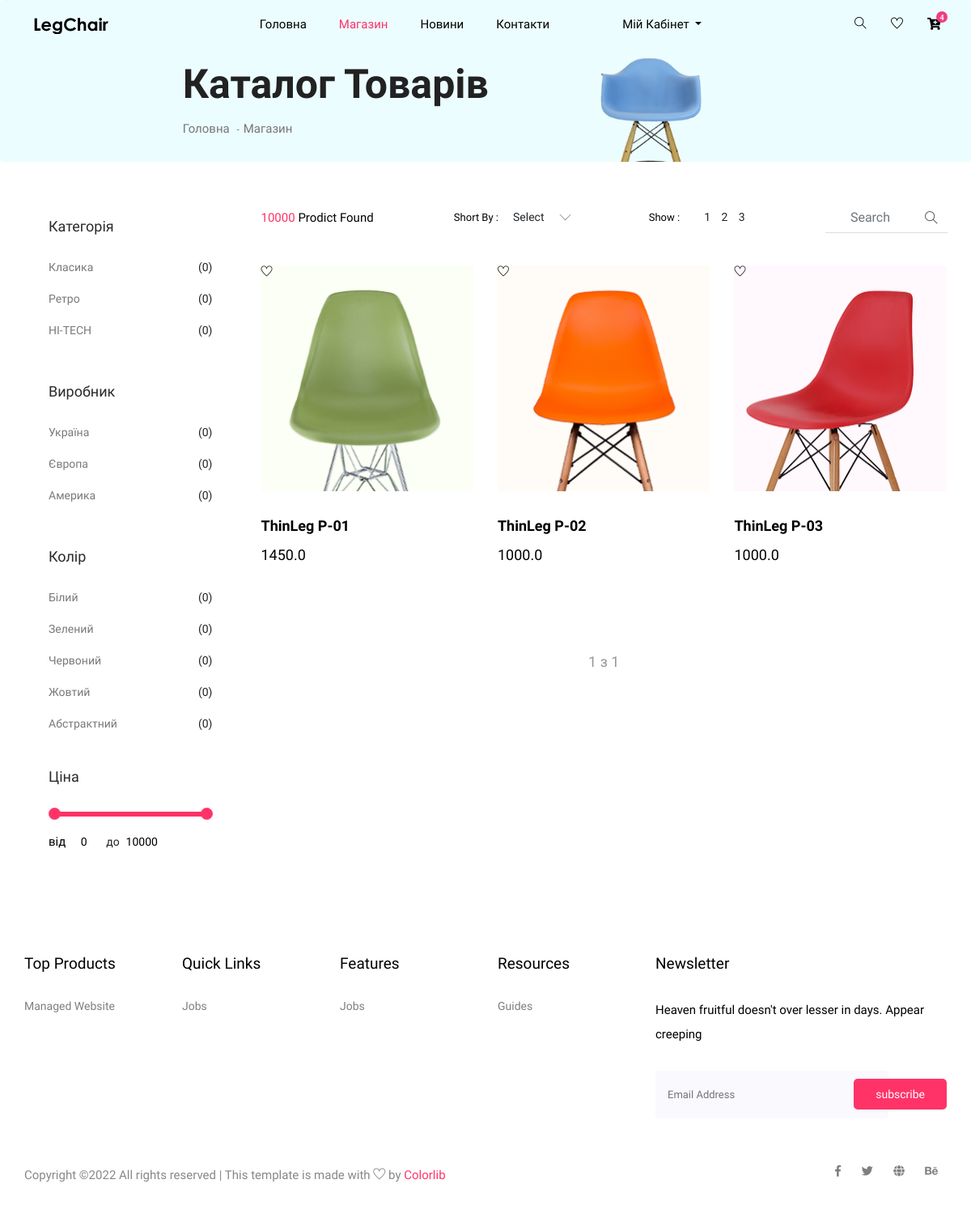
/store/, run on the app's committed database.
### store/models.py (models this page shows, shortened)
class Category(models.Model):
    name = models.CharField(max_length=100, unique=True, null=False)

class Producer(models.Model):
    name = models.CharField(max_length=100, unique=True, null=False)

class Color(models.Model):
    name = models.CharField(max_length=50, unique=True, null=False)

class Product(models.Model):
    name = models.CharField(max_length=100, unique=True, null=False)
    about = models.TextField(max_length=500, null=False)
    photo = models.FileField(upload_to='products/', null=False)
    price = models.FloatField(null=False, default=1000)
    count = models.IntegerField(null=False, default=1)
    producer = models.ForeignKey(Producer, on_delete=models.CASCADE)
    category = models.ForeignKey(Category, on_delete=models.CASCADE)
    color = models.ForeignKey(Color, on_delete=models.CASCADE)

### store/views.py (the view)
# urls.py: path('', index),
def index(request):
    all_products = Product.objects.all()
    page_size = 3
    paginator = Paginator(all_products, page_size)
    page_number = request.GET.get('page')
    return render(request, 'store/index.html', {
        'page_title': 'Каталог товарів',
        'all_products': all_products,
        'all_categories': Category.objects.all(),
        'all_producers': Producer.objects.all(),
        'all_colors': Color.objects.all(),
        'paginate_products': paginator.get_page(page_number),
        'page': 1
    })

### templates/store/index.html (shortened to what this page needs)
{% extends 'layouts/base.html' %}
{% block content %}
{% load static %}
    <section class="breadcrumb breadcrumb_bg">
        <div class="container">
            <div class="row justify-content-center">
                <div class="col-lg-8">
                    <div class="breadcrumb_iner">
                        <div class="breadcrumb_iner_item">
                            <h2>{{ page_title }}</h2>
                            <p><a href="/">Головна</a> <span>-</span>Магазин</p>
                        </div>
                    </div>
                </div>
            </div>
        </div>
    </section>
    <section class="cat_product_area section_padding">
        <div class="container">
            <div class="row">
                <div class="col-lg-3">
                    <div class="left_sidebar_area">
                        <aside class="left_widgets p_filter_widgets">
                            <div class="l_w_title">
                                <h3>Категорія</h3>
                            </div>
                            <div class="widgets_inner">
                                <ul class="list">
                                    {% for c in all_categories %}
                                    <li>
                                        <a href="#">{{ c.name }}</a>
                                        <span>(0)</span>
                                    </li>
                                    {% endfor %}
                                </ul>
                            </div>
                        </aside>
                        <aside class="left_widgets p_filter_widgets">
                            <div class="l_w_title">
                                <h3>Виробник</h3>
                            </div>
                            <div class="widgets_inner">
                                <ul class="list">
                                    {% for p in all_producers %}
                                    <li>
                                        <a href="#">{{ p.name }}</a>
                                        <span>(0)</span>
                                    </li>
                                    {% endfor %}
                                </ul>
                            </div>
                        </aside>
                        <aside class="left_widgets p_filter_widgets">
                            <div class="l_w_title">
                                <h3>Колір</h3>
                            </div>
                            <div class="widgets_inner">
                                <ul class="list">
                                    {% for c in all_colors %}
                                    <li>
                                        <a href="#">{{ c.name }}</a>
                                        <span>(0)</span>
                                    </li>
                                    {% endfor %}
                                </ul>
                            </div>
                        </aside>
                        <aside class="left_widgets p_filter_widgets price_rangs_aside">
                            <div class="l_w_title">
                                <h3>Ціна</h3>
                            </div>
                            <div class="widgets_inner">
                                <div class="range_item">
                                    <input type="text" class="js-range-slider" value="" />
                                    <div class="d-flex">
                                        <div class="price_text">
                                            <p>від</p>
                                        </div>
                                        <div class="price_value d-flex justify-content-center">
                                            <input type="text" class="js-input-from" id="amount" readonly />
                                            <span>до</span>
                                            <input type="text" class="js-input-to" id="amount" readonly />
                                        </div>
                                    </div>
                                </div>
                            </div>
                        </aside>
                    </div>
                </div>
                <div class="col-lg-9">
                    <div class="row">
                        <div class="col-lg-12">
                            <div class="product_top_bar d-flex justify-content-between align-items-center">
                                <div class="single_product_menu">
                                    <p><span>10000 </span> Prodict Found</p>
                                </div>
                                <div class="single_product_menu d-flex">
                                    <h5>short by : </h5>
                                </div>
                                <div class="single_product_menu d-flex">
                                    <h5>show :</h5>
                                    <div class="top_pageniation">
                                        <ul>
                                            <li>1</li>
                                            <li>2</li>
                                            <li>3</li>
                                        </ul>
                                    </div>
                                </div>
                                <div class="single_product_menu d-flex">
                                    <div class="input-group">
                                        <input type="text" class="form-control" placeholder="search"
                                            aria-describedby="inputGroupPrepend">
                                        <div class="input-group-prepend">
                                            <span class="input-group-text" id="inputGroupPrepend"><i
                                                    class="ti-search"></i></span>
                                        </div>
                                    </div>
                                </div>
                            </div>
                        </div>
                    </div>
                    <div class="row align-items-center latest_product_inner">
                        {% for p in paginate_products %}
                        <div class="col-lg-4 col-sm-6">
                            <div class="single_product_item">
                                <div class="wish-div">
                                    <div class="wishlist cursor-pointer">
                                        <span>
                                            <span class="icon-lg ti-heart"></span>
                                        </span>
                                    </div>
                                </div>
                                <a href="#"><img src="../media/{{ p.photo }}" alt=""></a>
                                <div class="single_product_text">
                                    <h4>{{ p.name }}</h4>
                                    <h3>{{ p.price }}</h3>
                                </div>
                            </div>
                        </div>
                        {% endfor %}
                        <div class="col-lg-12">
                            <div class="pageination">
                                <nav aria-label="Page navigation example">
                                    <ul class="pagination justify-content-center">
                                        <li class="page-item">
                                            <span class="page-link">{{paginate_products.number }} з {{ paginate_products.paginator.num_pages }}</span>
                                        </li>
                                    </ul>
                                </nav>
                            </div>
                        </div>
                    </div>
                </div>
            </div>
        </div>
    </section>
{% endblock %}

### static/css/price_rangs.css (style rules this page uses)
.irs-hidden-input { position: absolute !important; display: block !important; top: 0 !important; left: 0 !important; width: 0 !important; height: 0 !important; font-size: 0 !important; line-height: 0 !important; padding: 0 !important; margin: 0 !important; outline: none !important; z-index: -9999 !important; background: none !important; border-style: solid !important; border-color: transparent !important; }

### templates/store/index.html (style rules this page uses)
.wish-div { position: absolute; top: 4.6 rem; right: 1.6 rem; z-index: 2; }
.wish-div .wishlist { background-color: var(--color-white); border-radius: 50%; }
.cursor-pointer { cursor: pointer!important; }
.wish-div .icon-lg { display: flex; width: 4 rem; height: 4 rem; border: 1px solid var(--color-gray-90); border-radius: 50%; color: var(--color-very-light-gray); justify-content: center; align-items: center; }

### data on the page
Category: name "Класика"
Category: name "Ретро"
Category: name "HI-TECH"
Producer: name "Україна"
Producer: name "Європа"
Producer: name "Америка"
Color: name "Білий"
Color: name "Зелений"
Color: name "Червоний"
Color: name "Жовтий"
Color: name "Абстрактний"
Product: photo (picture), name "ThinLeg P-01", price "1450.0"
Product: photo (picture), name "ThinLeg P-02", price "1000.0"
Product: photo (picture), name "ThinLeg P-03", price "1000.0"

### other printed values
{{ page_title }} "Каталог Товарів"
{{ paginate_products.number }} "1"
{{ paginate_products.paginator.num_pages }} "1"
